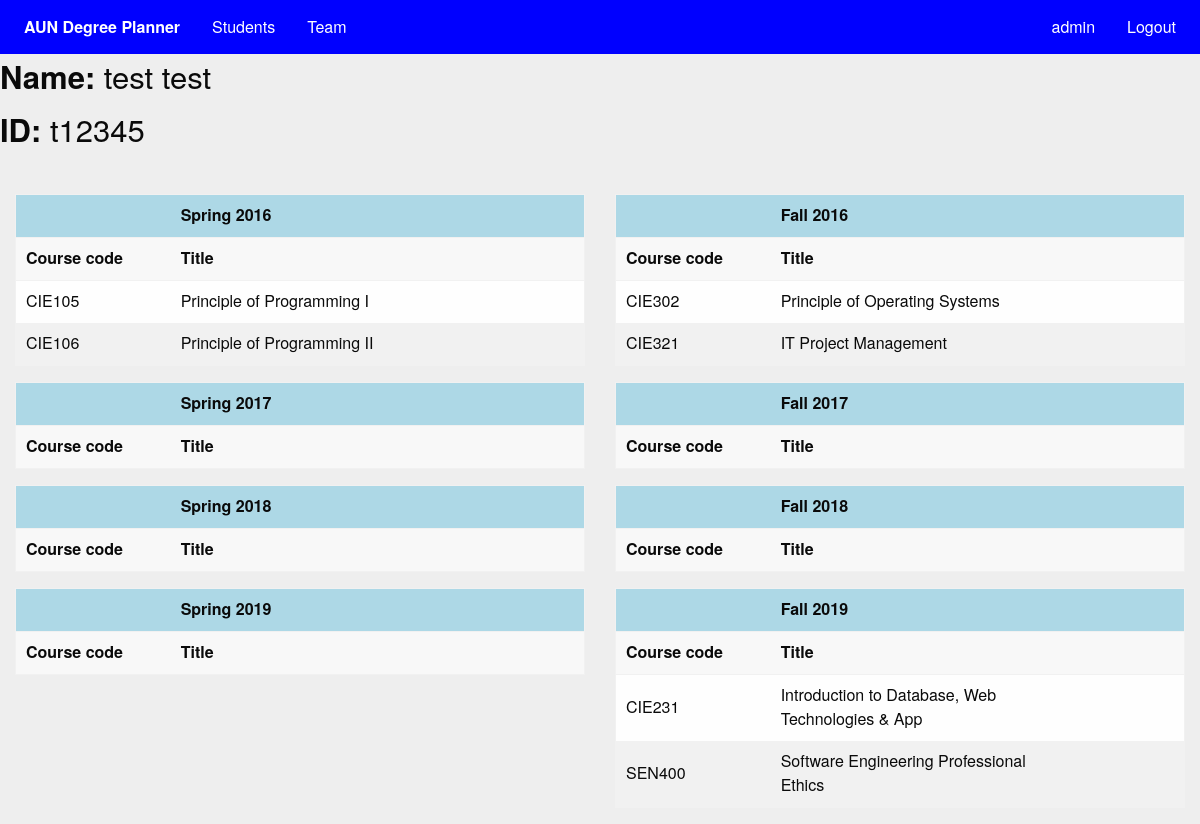
The app's page /advisor/student/59 (signed in) with its own data.
### planner/models.py (models this page shows, shortened)
class Schedules(models.Model):
    user = models.ForeignKey(to=User, related_name="schedule", blank=True, null=True)
    course_id = models.CharField(max_length=10, null=True)
    course_title = models.CharField(max_length=50, null=True)
    semester = models.CharField(max_length=20, null=True)
    def __str__(self):
        return self.course_id + ' - ' + self.semester

class Courses(models.Model):
    code = models.CharField(max_length=10, primary_key=True)
    course_title = models.CharField(max_length=50, null=True)
    course_description = models.CharField(max_length=100, null=True)
    dept_name = models.CharField(max_length=30, null=True)
    course_credit = models.IntegerField(null=True)

### planner/advisor/views.py (the view)
# urls.py: url(r'^student/(?P<pk>\d+)$', views.search_click, name='student'),
def search_click(request, pk):
    u = User.objects.all().get(pk=pk)
    profile = Profile.objects.all().get(user=u)
    schedule = Schedules.objects.all().filter(user=u)
    semester = profile.semester_enrolled
    year = profile.year_enrolled
    profile_data = []
    year_int = int(year)
    year_int -= 1
    if semester == 'Spring':
        for i in range(1, 5):
            year_int += 1
            profile_data.append(['Spring' + " " + str(year_int), 'Spring' + "_" + str(year_int)])
            profile_data.append(['Fall' + " " + str(year_int), 'Fall' + "_" + str(year_int)])
    else:
        for i in range(1, 5):
            year_int += 1
            profile_data.append(['Fall' + " " + str(year_int), 'Fall' + "_" + str(year_int)])
            profile_data.append(['Spring' + " " + str(year_int), 'Spring' + "_" + str(year_int)])
    all_course = Courses.objects.all()
    sched_arr = []
    for course in schedule:
        code = course.course_id
        for ctitle in all_course:
            if ctitle.code == code:
                sched_arr.append(Sched(code, ctitle.course_title, course.semester, '3'))
    name = request.user.first_name
    check = Profile.objects.all().get(user=request.user)
    context = {
        'schedules': sched_arr,
        'profile_data': profile_data,
        'u': u,
        'check': check
    }
    print '########################'
    print schedule
    return render(request, 'advisor/show_schedule.html', context)

### planner/templates/advisor/show_schedule.html (shortened to what this page needs)
{% extends "advisor/main_base.html" %}
{% block base_body %}
<div class="row">
	<h3><b>Name:</b> {{u.first_name}} {{u.last_name}}</h3>
	<h3><b>ID:</b> {{u.username}}</h3>
</div>
<div class="row" style="margin-top: 35px">
	<div class="large-6 columns">
		<table id = '{{profile_data.0.1}}' style="width:100%">
			<thead style='background:lightblue'>
			    <tr>
			      <th width="150"></th>
			      <th width="300">{{profile_data.0.0}}</th>
			      <th width="100"></th>
			      </tr>
			  </thead>
			<thead>
			    <tr>
			      <th width="150">Course code</th>
			      <th width="300">Title</th>
			      <th width="100"></th>
			      </tr>
			  </thead>
			  <tbody>
                    {% for course in schedules %}
                     {% if course.semester == profile_data.0.1 %}
                        <tr>
                            <td>{{ course.code }}</td>
                            <td>{{ course.title }}</td>
                            <td></td>
                        </tr>
                        {% endif %}
                      {% endfor %}
		      </tbody>
		</table>
	</div>
	<div class="large-6 columns">
		<table id = '{{profile_data.1.1}}' style="width:100%">
			<thead style='background:lightblue'>
			    <tr>
			      <th width="150"></th>
			      <th width="300">{{profile_data.1.0}}</th>
			      <th width="100"></th>
			      </tr>
			  </thead>
			<thead>
			    <tr>
			      <th width="150">Course code</th>
			      <th width="300">Title</th>
			      <th width="100"></th>
			      </tr>
			  </thead>
                    {% for course in schedules %}
                     {% if course.semester == profile_data.1.1 %}
                        <tr>
                            <td>{{ course.code }}</td>
                            <td>{{ course.title }}</td>
                            <td></td>
                        </tr>
                        {% endif %}
                      {% endfor %}
		</table>
	</div>
</div>
<div class="row">
	<div class="large-6 columns">
		<table id= '{{profile_data.2.1}}' style="width:100%" >
			<thead style='background:lightblue'>
			    <tr>
			      <th width="150"></th>
			      <th width="300">{{profile_data.2.0}}</th>
			      <th width="100"></th>
			      </tr>
			  </thead>
			<thead>
			    <tr>
			      <th width="150">Course code</th>
			      <th width="300">Title</th>
			      <th width="100"></th>
			      </tr>
			  </thead>
		</table>
	</div>
	<div class="large-6 columns">
		<table id='{{profile_data.3.1}}' style="width:100%">
		          <thead style='background:lightblue'>
			    <tr>
			      <th width="150"></th>
			      <th width="300">{{profile_data.3.0}}</th>
			      <th width="100"></th>
			      </tr>
			  </thead>
			<thead>
			    <tr>
			      <th width="150">Course code</th>
			      <th width="300">Title</th>
			      <th width="100"></th>
			      </tr>
			  </thead>
		</table>
	</div>
</div>
	<div class="row">
	<div class="large-6 columns">
		<table id = '{{profile_data.4.1}}' style="width:100%">
			<thead style='background:lightblue'>
			    <tr>
			      <th width="150"></th>
			      <th width="300">{{profile_data.4.0}}</th>
			      <th width="100"></th>
			      </tr>
			  </thead>
			<thead>
			    <tr>
			      <th width="150">Course code</th>
			      <th width="300">Title</th>
			      <th width="100"></th>
			      </tr>
			  </thead>
		</table>
	</div>
	<div class="large-6 columns">
		<table id = '{{profile_data.5.1}}' style="width:100%">
			<thead style='background:lightblue'>
			    <tr>
			      <th width="150"></th>
			      <th width="300">{{profile_data.5.0}}</th>
			      <th width="100"></th>
			      </tr>
			  </thead>
			<thead>
			    <tr>
			      <th width="150">Course code</th>
			      <th width="300">Title</th>
			      <th width="100"></th>
			      </tr>
			  </thead>
		</table>
	</div>
</div>
<div class="row">
	<div class="large-6 columns">
		<table id= '{{profile_data.6.1}}' style="width:100%" >
			<thead style='background:lightblue'>
			    <tr>
			      <th width="150"></th>
			      <th width="300">{{profile_data.6.0}}</th>
			      <th width="100"></th>
			      </tr>
			  </thead>
			<thead>
			    <tr>
			      <th width="150">Course code</th>
			      <th width="300">Title</th>
			      <th width="100"></th>
			      </tr>
			  </thead>
		</table>
	</div>
	<div class="large-6 columns">
		<table id='{{profile_data.7.1}}' style="width:100%">
		          <thead style='background:lightblue'>
			    <tr>
			      <th width="150"></th>
			      <th width="300">{{profile_data.7.0}}</th>
			      <th width="100"></th>
			      </tr>
			  </thead>
			<thead>
			    <tr>
			      <th width="150">Course code</th>
			      <th width="300">Title</th>
			      <th width="100"></th>
			      </tr>
			  </thead>
                    {% for course in schedules %}
                     {% if course.semester == profile_data.7.1 %}
                        <tr>
                            <td>{{ course.code }}</td>
                            <td>{{ course.title }}</td>
                            <td></td>
                        </tr>
                        {% endif %}
                      {% endfor %}
		</table>
	</div>
</div>
{% endblock base_body %}

### planner/templates/advisor/main_base.html (shortened to what this page needs)
{% load staticfiles %}
<!doctype html>
<html class="no-js" lang="en">
<head>
    {% block foundation_css %}
    <link href="{% static "foundation/css/normalize.css" %}" rel="stylesheet"/>
    <link href="{% static "foundation/css/foundation.css" %}" rel="stylesheet"/>
    {% endblock foundation_css %}
    {% block foundation_modernizer %}
	<link href="{% static "dist/sweetalert.css" %}" rel="stylesheet"/>
    {% endblock foundation_modernizer %}
</head>
<body {% block body_attr %}{% endblock body_attr %} style="background-color: #eee;">
<div class="top-bar" style="background-color: #0000FF; color: white">
  <div class="top-bar-left">
    <ul class="dropdown menu" data-dropdown-menu>
      {% if check.is_advisor %}
        <li class="menu-text" style="background-color: #0000FF; color: white"><a href='/students' style="color: white">AUN Degree Planner</a></li>
        <li style="background-color: #0000FF;"><a href="/students/" style="color: white">Students</a></li>
      {% else %}
        <li class="menu-text" style="background-color: #0000FF; color: white"><a href='/plan/edit' style="color: white">AUN Degree Planner</a></li>
      {% endif %}
      <li style="background-color: #0000FF;"><a href="/team/" style="color: white">Team</a></li>
    </ul>
  </div>
  <div class="top-bar-right">
    <ul class="menu">
      <li class="active" style="background-color: #0000FF;"><a href='/profile/' style="color: white">{{user.username}}</a></li>
      <li class="active" style="background-color: #0000FF;"><a href='/account/ashraf/' style="color: white">Logout</a></li>
    </ul>
  </div>
</div>
    {% block base_body %}{% endblock base_body %}
</body>
</html>

### records on screen
Schedules: code "CIE105"
Courses: title "Principle of Programming I"
Schedules: code "CIE106"
Courses: title "Principle of Programming II"
Schedules: code "CIE302"
Courses: title "Principle of Operating Systems"
Schedules: code "CIE321"
Courses: title "IT Project Management"
Schedules: code "CIE231"
Courses: title "Introduction to Database, Web Technologies & App"
Schedules: code "SEN400"
Courses: title "Software Engineering Professional Ethics"

### other values on screen
{{ user.username }} "admin"
{{ u.first_name }} "test"
{{ u.last_name }} "test"
{{ u.username }} "t12345"
{{ profile_data.0.0 }} "Spring 2016"
{{ profile_data.1.0 }} "Fall 2016"
{{ profile_data.2.0 }} "Spring 2017"
{{ profile_data.3.0 }} "Fall 2017"
{{ profile_data.4.0 }} "Spring 2018"
{{ profile_data.5.0 }} "Fall 2018"
{{ profile_data.6.0 }} "Spring 2019"
{{ profile_data.7.0 }} "Fall 2019"
